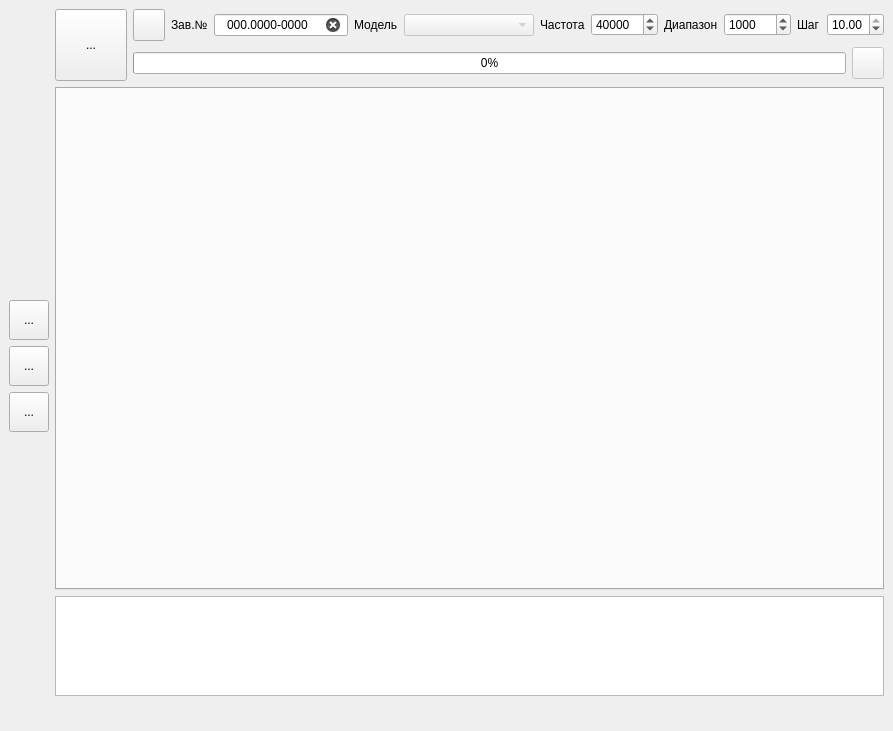
<?xml version="1.0" encoding="UTF-8"?>
<ui version="4.0">
 <class>MainWindow</class>
 <widget class="QMainWindow" name="MainWindow">
  <property name="geometry">
   <rect>
    <x>0</x>
    <y>0</y>
    <width>874</width>
    <height>731</height>
   </rect>
  </property>
  <property name="sizePolicy">
   <sizepolicy hsizetype="Preferred" vsizetype="Preferred">
    <horstretch>0</horstretch>
    <verstretch>0</verstretch>
   </sizepolicy>
  </property>
  <property name="windowTitle">
   <string>MainWindow</string>
  </property>
  <widget class="QWidget" name="centralwidget">
   <layout class="QHBoxLayout" name="horizontalLayout_4">
    <item>
     <layout class="QVBoxLayout" name="verticalLayout">
      <property name="spacing">
       <number>6</number>
      </property>
      <item>
       <spacer name="verticalSpacer">
        <property name="orientation">
         <enum>Qt::Vertical</enum>
        </property>
        <property name="sizeHint" stdset="0">
         <size>
          <width>20</width>
          <height>40</height>
         </size>
        </property>
       </spacer>
      </item>
      <item>
       <widget class="QToolButton" name="settings_button">
        <property name="minimumSize">
         <size>
          <width>40</width>
          <height>40</height>
         </size>
        </property>
        <property name="maximumSize">
         <size>
          <width>40</width>
          <height>40</height>
         </size>
        </property>
        <property name="toolTip">
         <string>Настройки</string>
        </property>
        <property name="text">
         <string>...</string>
        </property>
        <property name="icon">
         <iconset>
          <normaloff>../../../icons/settings.png</normaloff>../../../icons/settings.png</iconset>
        </property>
        <property name="iconSize">
         <size>
          <width>40</width>
          <height>40</height>
         </size>
        </property>
       </widget>
      </item>
      <item>
       <widget class="QToolButton" name="compare_button">
        <property name="minimumSize">
         <size>
          <width>40</width>
          <height>40</height>
         </size>
        </property>
        <property name="maximumSize">
         <size>
          <width>40</width>
          <height>40</height>
         </size>
        </property>
        <property name="toolTip">
         <string>Сравнить данные</string>
        </property>
        <property name="text">
         <string>...</string>
        </property>
        <property name="icon">
         <iconset>
          <normaloff>../../../icons/compare.png</normaloff>../../../icons/compare.png</iconset>
        </property>
        <property name="iconSize">
         <size>
          <width>40</width>
          <height>40</height>
         </size>
        </property>
       </widget>
      </item>
      <item>
       <widget class="QToolButton" name="table_button">
        <property name="minimumSize">
         <size>
          <width>40</width>
          <height>40</height>
         </size>
        </property>
        <property name="maximumSize">
         <size>
          <width>40</width>
          <height>40</height>
         </size>
        </property>
        <property name="toolTip">
         <string>База данных</string>
        </property>
        <property name="text">
         <string>...</string>
        </property>
        <property name="icon">
         <iconset>
          <normaloff>../../../icons/table.png</normaloff>../../../icons/table.png</iconset>
        </property>
        <property name="iconSize">
         <size>
          <width>40</width>
          <height>40</height>
         </size>
        </property>
       </widget>
      </item>
      <item>
       <spacer name="verticalSpacer_2">
        <property name="orientation">
         <enum>Qt::Vertical</enum>
        </property>
        <property name="sizeHint" stdset="0">
         <size>
          <width>20</width>
          <height>40</height>
         </size>
        </property>
       </spacer>
      </item>
     </layout>
    </item>
    <item>
     <layout class="QVBoxLayout" name="verticalLayout_2">
      <item>
       <layout class="QHBoxLayout" name="horizontalLayout">
        <item>
         <widget class="QToolButton" name="startstop_button">
          <property name="sizePolicy">
           <sizepolicy hsizetype="Fixed" vsizetype="Fixed">
            <horstretch>0</horstretch>
            <verstretch>0</verstretch>
           </sizepolicy>
          </property>
          <property name="minimumSize">
           <size>
            <width>72</width>
            <height>72</height>
           </size>
          </property>
          <property name="maximumSize">
           <size>
            <width>72</width>
            <height>72</height>
           </size>
          </property>
          <property name="text">
           <string>...</string>
          </property>
          <property name="icon">
           <iconset>
            <normaloff>../../../icons/start.png</normaloff>../../../icons/start.png</iconset>
          </property>
          <property name="iconSize">
           <size>
            <width>72</width>
            <height>72</height>
           </size>
          </property>
          <property name="checkable">
           <bool>false</bool>
          </property>
         </widget>
        </item>
        <item>
         <layout class="QVBoxLayout" name="verticalLayout_3">
          <item>
           <layout class="QHBoxLayout" name="horizontalLayout_2">
            <item>
             <widget class="QToolButton" name="temp_button">
              <property name="sizePolicy">
               <sizepolicy hsizetype="Maximum" vsizetype="Preferred">
                <horstretch>0</horstretch>
                <verstretch>0</verstretch>
               </sizepolicy>
              </property>
              <property name="minimumSize">
               <size>
                <width>32</width>
                <height>32</height>
               </size>
              </property>
              <property name="maximumSize">
               <size>
                <width>32</width>
                <height>32</height>
               </size>
              </property>
              <property name="text">
               <string/>
              </property>
              <property name="iconSize">
               <size>
                <width>32</width>
                <height>32</height>
               </size>
              </property>
              <property name="checkable">
               <bool>false</bool>
              </property>
              <property name="autoRaise">
               <bool>false</bool>
              </property>
             </widget>
            </item>
            <item>
             <widget class="QLabel" name="label">
              <property name="text">
               <string>Зав.№</string>
              </property>
             </widget>
            </item>
            <item>
             <widget class="QLineEdit" name="fnumber_lineedit">
              <property name="sizePolicy">
               <sizepolicy hsizetype="Minimum" vsizetype="Fixed">
                <horstretch>0</horstretch>
                <verstretch>0</verstretch>
               </sizepolicy>
              </property>
              <property name="inputMask">
               <string extracomment="Заводской номер">000.0000-0000</string>
              </property>
              <property name="text">
               <string notr="true">000.0000-0000</string>
              </property>
              <property name="maxLength">
               <number>13</number>
              </property>
              <property name="echoMode">
               <enum>QLineEdit::Normal</enum>
              </property>
              <property name="cursorPosition">
               <number>11</number>
              </property>
              <property name="alignment">
               <set>Qt::AlignCenter</set>
              </property>
              <property name="clearButtonEnabled">
               <bool>true</bool>
              </property>
             </widget>
            </item>
            <item>
             <widget class="QLabel" name="label_2">
              <property name="text">
               <string>Модель</string>
              </property>
             </widget>
            </item>
            <item>
             <widget class="QComboBox" name="devicemodel_combobox">
              <property name="enabled">
               <bool>false</bool>
              </property>
              <property name="minimumSize">
               <size>
                <width>130</width>
                <height>0</height>
               </size>
              </property>
              <property name="editable">
               <bool>false</bool>
              </property>
             </widget>
            </item>
            <item>
             <widget class="QLabel" name="label_3">
              <property name="text">
               <string>Частота</string>
              </property>
             </widget>
            </item>
            <item>
             <widget class="QSpinBox" name="freq_spinbox">
              <property name="minimum">
               <number>15000</number>
              </property>
              <property name="maximum">
               <number>100000</number>
              </property>
              <property name="singleStep">
               <number>100</number>
              </property>
              <property name="value">
               <number>40000</number>
              </property>
             </widget>
            </item>
            <item>
             <widget class="QLabel" name="label_4">
              <property name="text">
               <string>Диапазон</string>
              </property>
             </widget>
            </item>
            <item>
             <widget class="QSpinBox" name="range_spinbox">
              <property name="suffix">
               <string/>
              </property>
              <property name="minimum">
               <number>50</number>
              </property>
              <property name="maximum">
               <number>100000</number>
              </property>
              <property name="singleStep">
               <number>100</number>
              </property>
              <property name="value">
               <number>1000</number>
              </property>
             </widget>
            </item>
            <item>
             <widget class="QLabel" name="label_5">
              <property name="text">
               <string>Шаг</string>
              </property>
             </widget>
            </item>
            <item>
             <widget class="QDoubleSpinBox" name="step_spinbox">
              <property name="minimum">
               <double>0.010000000000000</double>
              </property>
              <property name="maximum">
               <double>10.000000000000000</double>
              </property>
              <property name="singleStep">
               <double>0.010000000000000</double>
              </property>
              <property name="value">
               <double>10.000000000000000</double>
              </property>
             </widget>
            </item>
            <item>
             <spacer name="horizontalSpacer_2">
              <property name="orientation">
               <enum>Qt::Horizontal</enum>
              </property>
              <property name="sizeHint" stdset="0">
               <size>
                <width>40</width>
                <height>20</height>
               </size>
              </property>
             </spacer>
            </item>
           </layout>
          </item>
          <item>
           <layout class="QHBoxLayout" name="horizontalLayout_3">
            <item>
             <widget class="QProgressBar" name="progressbar">
              <property name="value">
               <number>0</number>
              </property>
              <property name="invertedAppearance">
               <bool>false</bool>
              </property>
             </widget>
            </item>
            <item>
             <widget class="QToolButton" name="upload_button">
              <property name="enabled">
               <bool>false</bool>
              </property>
              <property name="minimumSize">
               <size>
                <width>32</width>
                <height>32</height>
               </size>
              </property>
              <property name="maximumSize">
               <size>
                <width>32</width>
                <height>32</height>
               </size>
              </property>
              <property name="text">
               <string/>
              </property>
              <property name="iconSize">
               <size>
                <width>32</width>
                <height>32</height>
               </size>
              </property>
             </widget>
            </item>
           </layout>
          </item>
         </layout>
        </item>
       </layout>
      </item>
      <item>
       <widget class="QTabWidget" name="tabwidget">
        <property name="enabled">
         <bool>true</bool>
        </property>
        <property name="minimumSize">
         <size>
          <width>0</width>
          <height>200</height>
         </size>
        </property>
        <property name="tabPosition">
         <enum>QTabWidget::North</enum>
        </property>
        <property name="tabShape">
         <enum>QTabWidget::Rounded</enum>
        </property>
        <property name="currentIndex">
         <number>-1</number>
        </property>
        <property name="documentMode">
         <bool>false</bool>
        </property>
        <property name="tabsClosable">
         <bool>true</bool>
        </property>
        <property name="movable">
         <bool>true</bool>
        </property>
        <property name="tabBarAutoHide">
         <bool>false</bool>
        </property>
       </widget>
      </item>
      <item>
       <widget class="QTextBrowser" name="terminal">
        <property name="maximumSize">
         <size>
          <width>16777215</width>
          <height>100</height>
         </size>
        </property>
       </widget>
      </item>
      <item>
       <layout class="QHBoxLayout" name="horizontalLayout_5">
        <item>
         <spacer name="horizontalSpacer_3">
          <property name="orientation">
           <enum>Qt::Horizontal</enum>
          </property>
          <property name="sizeHint" stdset="0">
           <size>
            <width>40</width>
            <height>20</height>
           </size>
          </property>
         </spacer>
        </item>
        <item>
         <widget class="QLabel" name="comport_label">
          <property name="maximumSize">
           <size>
            <width>20</width>
            <height>20</height>
           </size>
          </property>
          <property name="text">
           <string/>
          </property>
          <property name="pixmap">
           <pixmap>../icons/disconnect.png</pixmap>
          </property>
          <property name="scaledContents">
           <bool>true</bool>
          </property>
          <property name="alignment">
           <set>Qt::AlignCenter</set>
          </property>
         </widget>
        </item>
        <item>
         <widget class="QLabel" name="database_label">
          <property name="maximumSize">
           <size>
            <width>20</width>
            <height>20</height>
           </size>
          </property>
          <property name="text">
           <string/>
          </property>
          <property name="pixmap">
           <pixmap>../icons/offline.png</pixmap>
          </property>
          <property name="scaledContents">
           <bool>true</bool>
          </property>
          <property name="alignment">
           <set>Qt::AlignCenter</set>
          </property>
         </widget>
        </item>
       </layout>
      </item>
     </layout>
    </item>
   </layout>
  </widget>
 </widget>
 <resources/>
 <connections/>
</ui>
